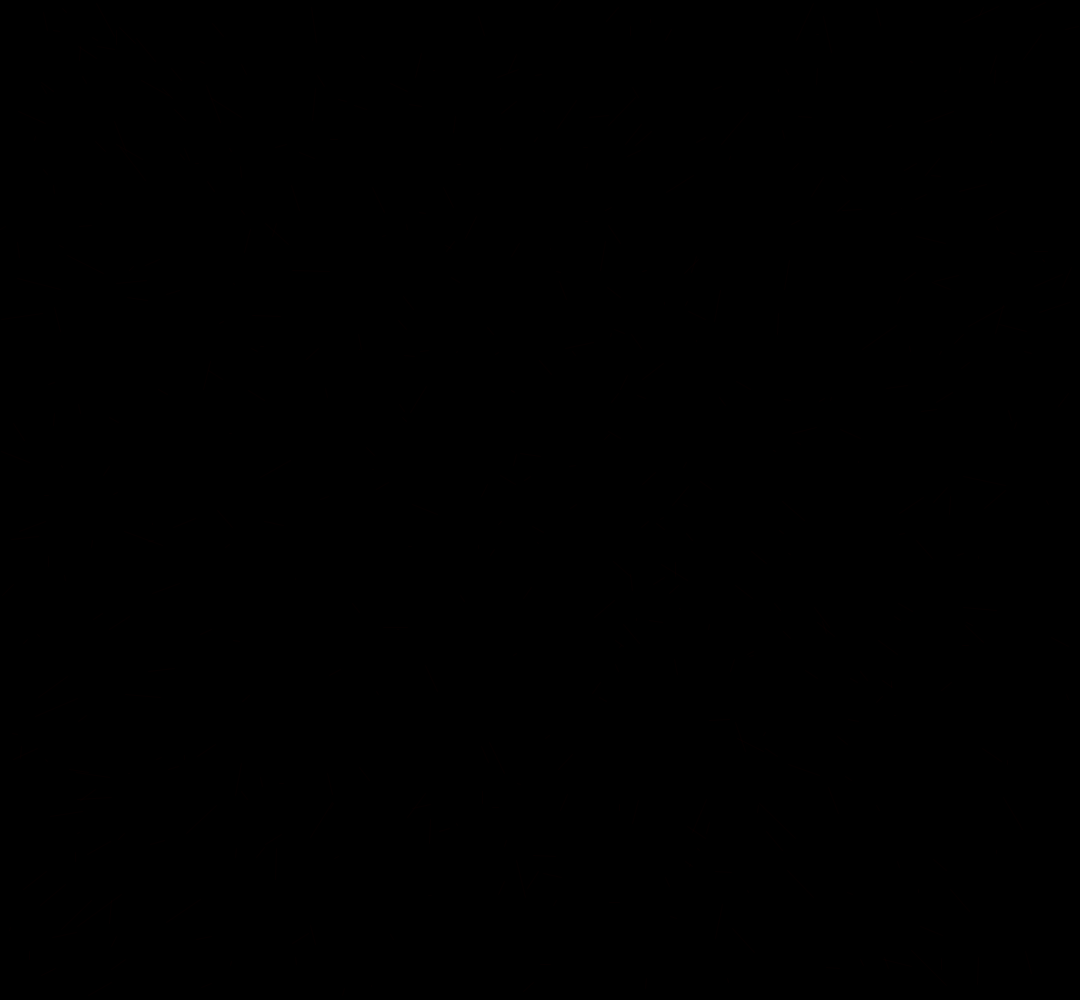
Frame 1 (no input)
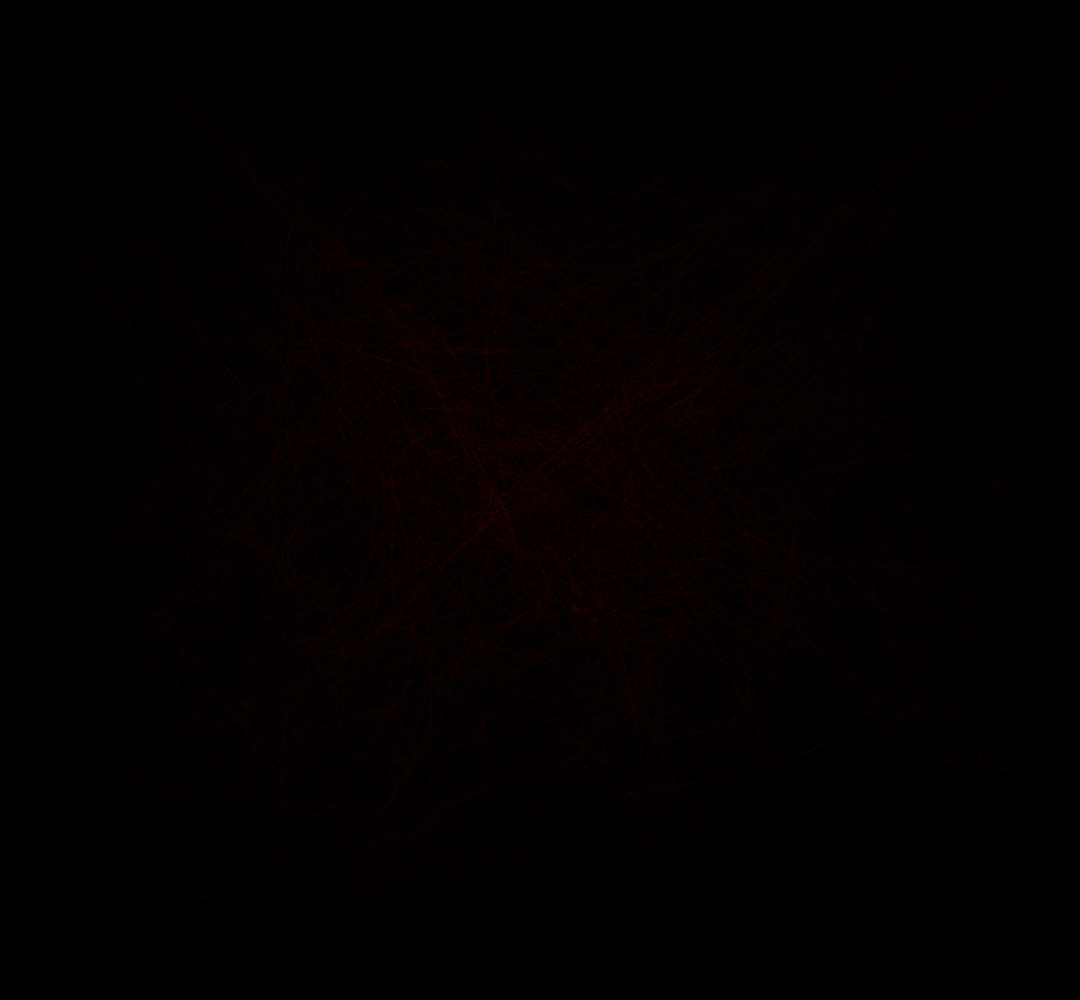
Frame 60 (the mouse pressed at the canvas centre just before this capture)
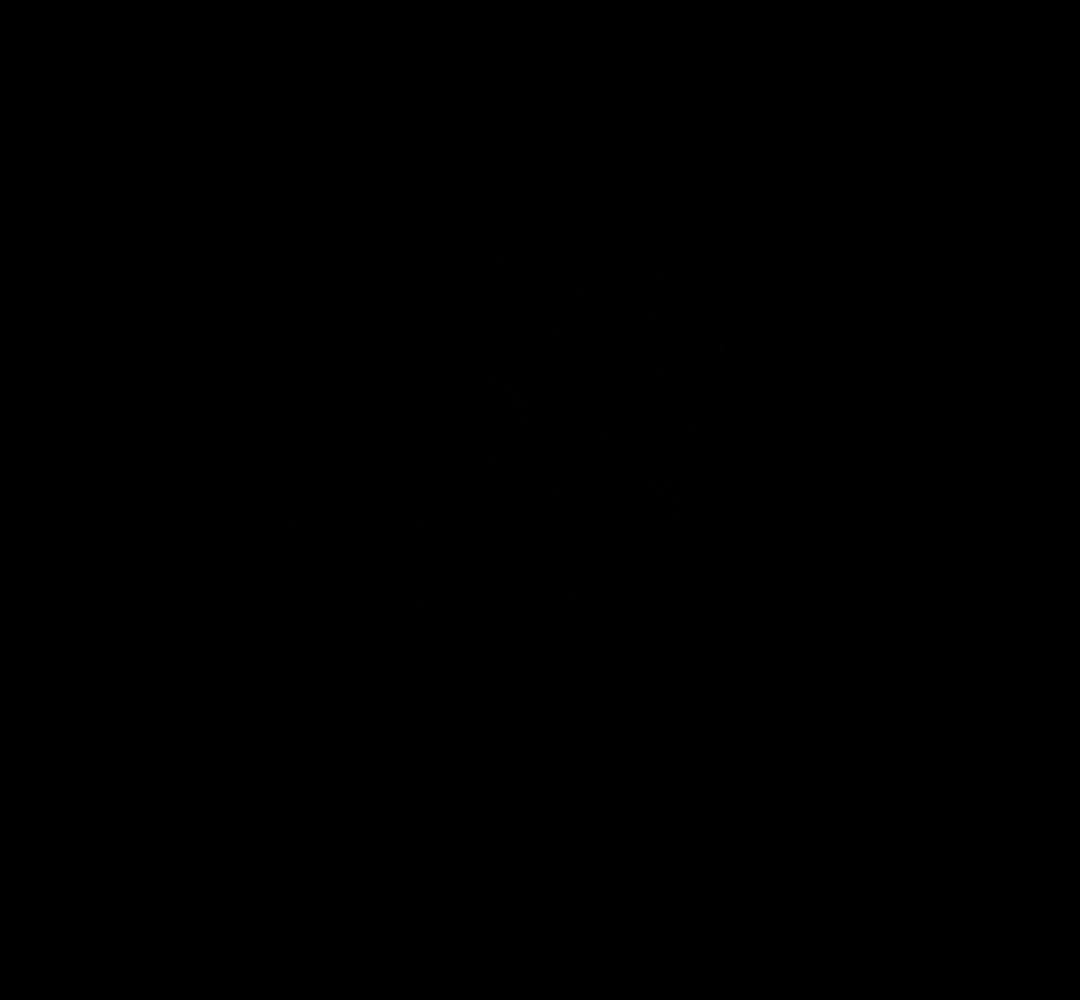
Frame 120 (the mouse held since frame 60 and released just before this capture)

The Processing sketch that drew these frames (run headless with seeded random() and noise(); from frame 60 on, the mouse is pressed at the canvas centre):

// Processing sketch: Followed_by_Next_Agent
// ── Followed_by_Next_Agent.pde

Agent[]as;

PVector center;

void setup() {
  size(1080, 1000);
  background(0);
  colorMode(HSB);
  

  as=new Agent[500];
  for (int i=0; i<as.length; i++) {
    as[i]=new Agent();
  }

  center=new PVector(0, 0);
}

void draw() {

  stroke((frameCount*0.1)%255,255,255, 5);

  if (mousePressed) {
    background(0);
  }

  for (int i=1; i<as.length; i++) {
    as[i].update(as[i-1]);
  }
  as[0].update(as[as.length-1]);
}



class Agent {

  PVector pos;
  PVector prevPos;
  PVector spd; 
  float individualFactor;

  Agent() {
    pos=new PVector(random(width), random(height));
    prevPos=pos.copy();

    spd=new PVector(0, 0);    
    individualFactor=random(0.2, 5);
  }
  
  void update(Agent other){
    update(other.pos);
  }

  void update(PVector target) {
    PVector acc=PVector.sub(target, pos);
    acc.mult(0.01);
    acc.mult(individualFactor);

    spd.add(acc);
    pos.add(spd);

    spd.mult(0.8);

    line(pos.x, pos.y, prevPos.x, prevPos.y);

    prevPos=pos.copy();
  }
}
